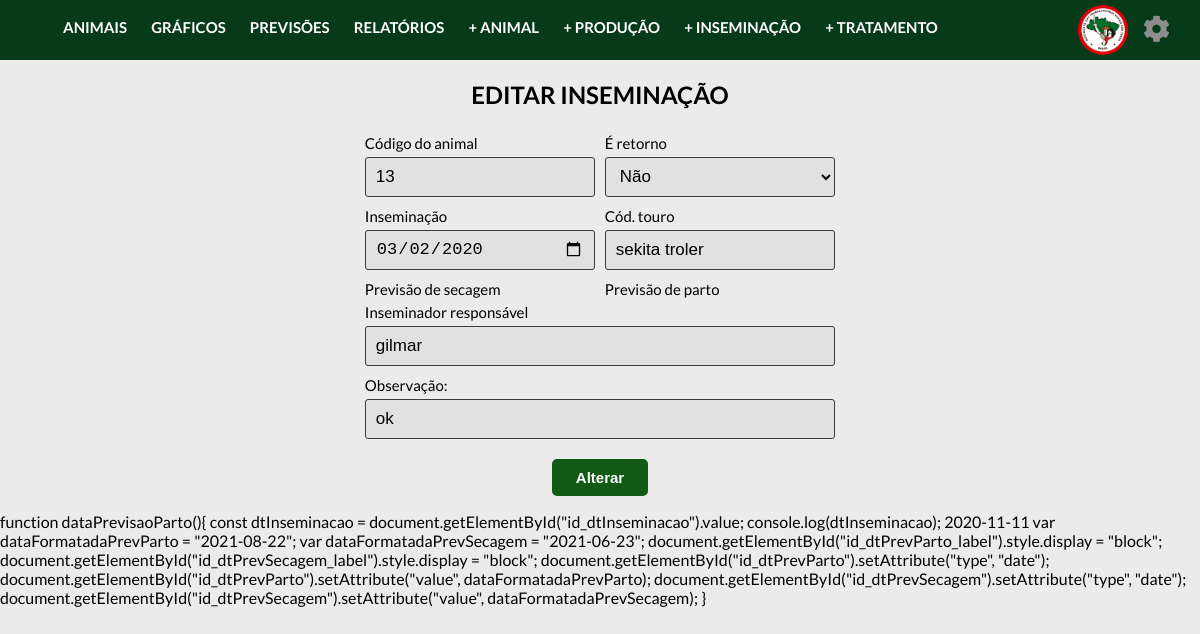
Page /controller/inseminacaoController.php?acao=altera&codInseminacao=13 on the committed database.
### tables this page shows
create table inseminacao(
  codInseminacao INTEGER AUTO_INCREMENT PRIMARY KEY,
  codAnimal INTEGER NOT NULL,
  dtInseminacao DATE NOT NULL,
  dtPrevSecagem DATE NOT NULL,
  dtPrevParto DATE NOT NULL,
  touroInseminador VARCHAR(20) NOT NULL,
  inseminadorResponsavel VARCHAR(40) NOT NULL,
  retorno VARCHAR(10) NOT NULL,
  obs TEXT,
   
  FOREIGN KEY (codAnimal) REFERENCES animal(codAnimal)
);

### controller/classes/Conexao.php (called while the page is built)
<?php
    class Conexao{
        public static $conexao;
        public static function conecta(){
            if(!isset(self::$conexao)){
                try{
                    self::$conexao = new PDO("mysql:host=localhost; dbname=projetointegrado", "admcooptar", "12345");
                }
                catch(PDOException $e){
                    echo "Erro de conexão: ". $e->getMessage();
                    die();
                }
            }
            return self::$conexao;
        }
    }
?>

### controller/classes/InseminacaoDAO.php (called while the page is built, shortened)
<?php
    require_once "Conexao.php";
    require_once "Inseminacao.php";
    class InseminacaoDAO{
        public $conexao;
        public function __construct(){
            $this->conexao = Conexao::conecta();
        }
        public function buscarAltera($codInseminacao){
            try{
                $query = $this->conexao->prepare("select * from inseminacao where codInseminacao = :i");
                $query->bindParam(":i", $codInseminacao);
                $query->execute();
                $registros = $query->fetchAll(PDO::FETCH_CLASS, "Inseminacao");
                return $registros[0];
            }
            catch(PDOException $e){
                echo "Erro no acesso aos dados: ". $e->getMessage();
            }
        }
    }
?>

### controller/classes/Inseminacao.php (called while the page is built, shortened)
<?php
    class Inseminacao{
        private $codAnimal;
        private $dtInseminacao;
        private $touroInseminador;
        private $inseminadorResponsavel;
        private $retorno;
        private $obs;
        public function getCodAnimal(){
            return $this->codAnimal;
        }
        public function getDtInseminacao(){
            return $this->dtInseminacao;
        }
        public function getTouroInseminador(){
            return $this->touroInseminador;
        }
        public function getInseminadorResponsavel(){
            return $this->inseminadorResponsavel;
        }
        public function getRetorno(){
            return $this->retorno;
        }
        public function getObs(){
            return $this->obs;
        }
    }
?>

### controller/views/alteraInseminacao.php (the view, shortened to what this page needs)
<main>
  <?php
    $codAnimal = isset($_POST['field_codAnimal']) ? $_POST['field_codAnimal'] : $inseminacao->getCodAnimal();
    $dtInseminacao = isset($_POST['field_dtInseminacao']) ? $_POST['field_dtInseminacao'] : $inseminacao->getDtInseminacao();
    $touroInseminador = isset($_POST['field_touroInseminador']) ? $_POST['field_touroInseminador'] : $inseminacao->getTouroInseminador();
    $inseminadorResponsavel = isset($_POST['field_inseminadorResponsavel']) ? $_POST['field_inseminadorResponsavel'] : $inseminacao->getInseminadorResponsavel();
    $retorno = isset($_POST['field_retorno']) ? $_POST['field_retorno'] : $inseminacao->getRetorno();
    $obs = isset($_POST['field_obs']) ? $_POST['field_obs'] : $inseminacao->getObs();
  ?>
<?php require_once("../includes/header.php");?>
<form action="" class="container-historicos" method="post" enctype="multipart/form-data">
  <h2>EDITAR INSEMINAÇÃO</h2>
  <div class="div-metade">
    <label class="label-cadastra" for="id_codAnimal">Código do animal </label>
    <input type="number" name="field_codAnimal" id="id_codAnimal" value="<?=$codAnimal?>" >
  </div>
  <div class="div-metade">
    <label class="label-cadastra" for="id_retorno">É retorno </label>
    <select name="field_retorno" id="id_retorno" required >
          <option value="Não" value="<?=$retorno?>">Não</option>
    </select>
  </div>
  <div class="div-metade" >
    <label class="label-cadastra" for="id_dtInseminacao">Inseminação </label>
    <input type="date" name="field_dtInseminacao" id="id_dtInseminacao" value="<?=$dtInseminacao?>" onclick="dataPrevisaoParto()" >
  </div>
  <div class="div-metade" >
    <label class="label-cadastra" for="id_touroInseminador">Cód. touro </label>
    <input type="text"  name="field_touroInseminador" maxlength="100" id="id_touroInseminador" value="<?=$touroInseminador?>"required>
  </div>
  <div class="div-metade" >
    <label class="label-cadastra" for="id_dtPrevSecagem" id="id_dtPrevSecagem_label">Previsão de secagem</label>
  </div>
  <div class="div-metade" >
    <label class="label-cadastra" for="id_dtPrevParto" id="id_dtPrevParto_label">Previsão de parto</label>
  </div>
  <div class="div-inteira">
    <label class="label-cadastra" for="id_inseminadorResponsavel">Inseminador responsável </label>
    <input type="text" name="field_inseminadorResponsavel" maxlength="100" id="id_inseminadorResponsavel" value="<?=$inseminadorResponsavel?>" required>
  </div>
  <div class="div-inteira">
    <label class="label-cadastra" for="id_obs">Observação: </label>
    <input type="text" name="field_obs" maxlength="100" id="id_obs" value="<?=$obs?>">
  </div>
  <button name="adiciona" class="button-form" type="submit">Alterar</button>
</form>
function dataPrevisaoParto(){
  const dtInseminacao = document.getElementById("id_dtInseminacao").value;
  console.log(dtInseminacao);
    <?=
  $inseminacaophp = "2020-11-11";
  $dataFormatadaPrevParto = date('Y-m-d', strtotime("+284 days",strtotime($inseminacaophp)));
  $dataFormatadaPrevSecagem =  date('Y-m-d', strtotime("+224 days",strtotime($inseminacaophp)));
  ?>
    var dataFormatadaPrevParto =  "<?php echo $dataFormatadaPrevParto;?>";
    var dataFormatadaPrevSecagem = "<?php echo $dataFormatadaPrevSecagem;?>";
    document.getElementById("id_dtPrevParto_label").style.display = "block";
    document.getElementById("id_dtPrevSecagem_label").style.display = "block";
    document.getElementById("id_dtPrevParto").setAttribute("type", "date");
    document.getElementById("id_dtPrevParto").setAttribute("value", dataFormatadaPrevParto);
    document.getElementById("id_dtPrevSecagem").setAttribute("type", "date");
    document.getElementById("id_dtPrevSecagem").setAttribute("value", dataFormatadaPrevSecagem);
}

### css/style.css (style rules this page uses)
:root { --primary-color: #073a18; }
body { font-family: 'Lato', sans-serif; margin: 0; transition: transform 0.3s; background-color: #ebebeb; }
button, input[type='submit'] { border: 0; border-radius: 5px; color: #fff; cursor: pointer; padding: 8px 12px; }

### css/adicionar-animal.css (style rules this page uses)
.container-historicos { display: flex; flex-direction: row; justify-content: flex-start; flex-wrap: wrap; margin-left: 30%; width: 40%; }
input[type=date], input[type=text], input[type=file], select, input[type=number], input[type=password], input[type=checkbox] { background-color: #e2e1e1; width: 100%; padding: 6px 10px; margin: 5px 0 5px 0; display: inline-block; border: 1.8px solid #3c3b3b; box-sizing: border-box; border-radius: 3px; font-size: 17px; cursor: pointer; height: 40px; }
.label-cadastra { width: 100%; margin: 5px 0 0 0; display: block; box-sizing: border-box; font-size: 15px; }
.container-historicos h2 { width: 100%; text-align: center; }
.button-form { background-color: #115a13; color: white; padding: 10px; margin: 15px 0 0 40%; border: none; cursor: pointer; width: 20%; font-size: 15px; font-weight: bold; }
.div-metade { width: 48%; margin: 0 1% 0 1%; }
.div-inteira { width: 98%; margin: 0 1% 0 1%; }

### rows in the picture
inseminacao: field_codAnimal "13", field_dtInseminacao "03/02/2020", field_touroInseminador "sekita troler", field_inseminadorResponsavel "gilmar", field_obs "ok"

### other values in the picture
$inseminacaophp = "2020-11-11" "2020-11-11"
$dataFormatadaPrevParto "2021-08-22"
$dataFormatadaPrevSecagem "2021-06-23"
